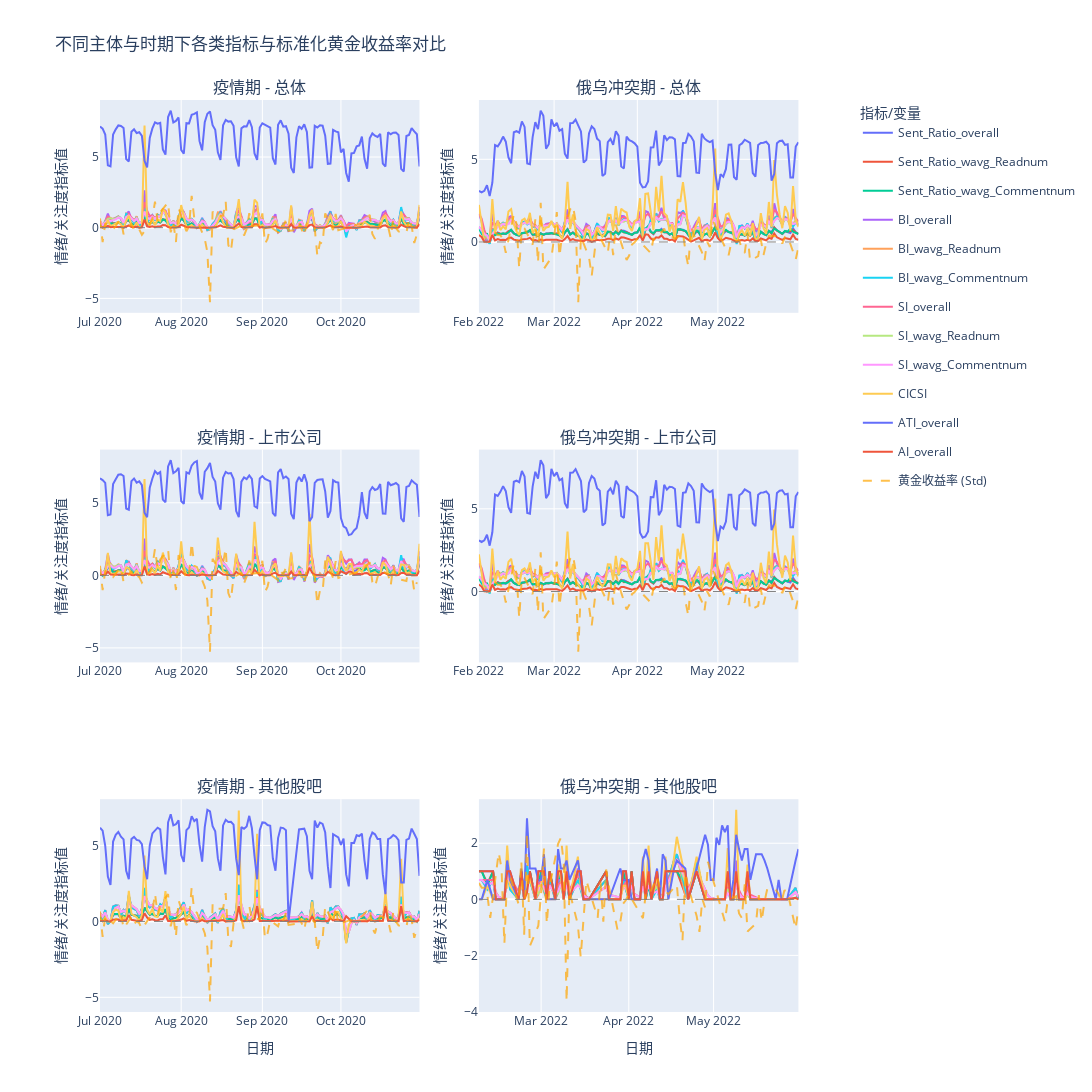

Write notebook code for a chart like this one.
### Code cell
# --- Visualization ---

# 5.1 对比不同情感指标('Sent_Ratio_overall','Sent_Ratio_wavg_Readnum','Sent_Ratio_wavg_Commentnum','BI_overall', 'BI_wavg_Readnum', 'BI_wavg_Commentnum','SI_overall','SI_wavg_Readnum','SI_wavg_Commentnum', 'CICSI')

print("\n--- 可视化趋势与对比 (Plotly) ---")

# --- Plotting: Multi-Index Comparison with Dual Axis Gold Return ---

print("\n--- 绘制不同主体/时期不同情感指标与标准化黄金收益率对比图 ---")

# --- 1. Define data sources, periods, and indices ---
data_sources = {
    '总体': daily_agg_overall if 'daily_agg_overall' in locals() and daily_agg_overall is not None else pd.DataFrame(),
    '上市公司': daily_agg_comp if 'daily_agg_comp' in locals() and daily_agg_comp is not None else pd.DataFrame(),
    '其他股吧': daily_agg_other if 'daily_agg_other' in locals() and daily_agg_other is not None else pd.DataFrame()
}
data_sources = {k: v for k, v in data_sources.items() if not v.empty}
if not data_sources:
     print("错误：没有任何有效的聚合情感数据可供绘图。")
else:
    periods = ['疫情期', '俄乌冲突期']
    cols_to_plot = ['Sent_Ratio_overall','Sent_Ratio_wavg_Readnum','Sent_Ratio_wavg_Commentnum',
                    'BI_overall', 'BI_wavg_Readnum', 'BI_wavg_Commentnum',
                    'SI_overall','SI_wavg_Readnum','SI_wavg_Commentnum',
                    'CICSI',
                    'ATI_overall','AI_overall']
    valid_sentiment_cols = [col for col in cols_to_plot if any(col in df.columns for df in data_sources.values() if df is not None)]
    if not valid_sentiment_cols:
         print("错误：没有有效的指标列可供绘制。")
         exit()

    subplot_titles = []
    for source_name in data_sources.keys():
        for period_name in periods:
            subplot_titles.append(f"{period_name} - {source_name}")

    # --- 2. Create subplots with secondary y-axis enabled ---
    fig = make_subplots(
        rows=len(data_sources), cols=len(periods),
        shared_xaxes=False,
        vertical_spacing=0.15,
        horizontal_spacing=0.08,
        subplot_titles=subplot_titles,
        specs=[[{"secondary_y": True}] * len(periods)] * len(data_sources)
    )

    # --- 3. Define color map and legend tracking ---
    colors = px.colors.qualitative.Plotly
    color_map = {index_col: colors[i % len(colors)] for i, index_col in enumerate(valid_sentiment_cols)}
    sentiment_legend_added = set()
    gold_legend_added = False

    # --- 4. Iterate and Plot ---
    row_num = 1
    for source_name, df_source in data_sources.items():
        # ... (source check) ...
        col_num = 1
        for period_name in periods:
            df_period_sentiment = df_source[df_source['Period'] == period_name].copy()
            df_period_gold = gold_price_std_df[gold_price_std_df['Period'] == period_name].copy() if 'gold_price_std_df' in locals() and not gold_price_std_df.empty else pd.DataFrame()

            if df_period_sentiment.empty:
                # ... (handle empty period data) ...
                col_num += 1
                continue

            # --- Plot Sentiment Indices (Primary Y-Axis - Reinstating legendgroup) ---
            for index_col in valid_sentiment_cols:
                if index_col in df_period_sentiment.columns:
                    show_legend_sentiment = index_col not in sentiment_legend_added
                    fig.add_trace(go.Scatter(
                        x=df_period_sentiment['Date'],
                        y=df_period_sentiment[index_col],
                        mode='lines',
                        name=index_col,          # Name for legend text
                        line=dict(color=color_map.get(index_col, 'black')),
                        legendgroup=index_col,   # !!! Reinstating legendgroup=index_col !!!
                        showlegend=show_legend_sentiment, # Show only once in legend
                        yaxis='y1'
                    ), row=row_num, col=col_num)

                    if show_legend_sentiment:
                        sentiment_legend_added.add(index_col)

            # --- Plot Standardized Gold Return (Secondary Y-Axis) ---
            if not df_period_gold.empty:
                show_legend_gold = not gold_legend_added
                fig.add_trace(go.Scatter(
                    x=df_period_gold.index,
                    y=df_period_gold['Gold_Return_Std'],
                    mode='lines',
                    name='黄金收益率 (Std)',
                    line=dict(color='rgba(255,165,0,0.7)', dash='dash'),
                    legendgroup="gold_return", # Still good practice to group it
                    showlegend=show_legend_gold,
                    yaxis='y2'
                ), row=row_num, col=col_num)

                if show_legend_gold:
                    gold_legend_added = True
                    
            # Add zero line
            fig.add_hline(y=0, line_width=1, line_dash="dash", line_color="grey", row=row_num, col=col_num)

            col_num += 1
        row_num += 1

    # --- 5. Customize Layout ---
    fig.update_layout(
        title_text="不同主体与时期下各类指标与标准化黄金收益率对比",
        height=450 * len(data_sources),
        width=1500,
        hovermode="x unified",
        legend_title_text='指标/变量', # User can single-click (?)
        margin=dict(l=100, r=50, t=100, b=80)
    )

    # ... (Update axes titles and standoff) ...
    fig.update_yaxes(title_text="情绪/关注度指标值", title_standoff=15, secondary_y=False)
    fig.update_yaxes(title_text="标准化黄金收益率", title_standoff=15, secondary_y=True, showgrid=False)
    fig.update_xaxes(title_text="日期", row=len(data_sources), col=1)
    fig.update_xaxes(title_text="日期", row=len(data_sources), col=2)


    # --- 6. Show and Save ---
    fig.show()
    # fig.write_image("multi_index_gold_return_comparison_legendgroup_restored.png", width=1500, height=450 * len(data_sources))
